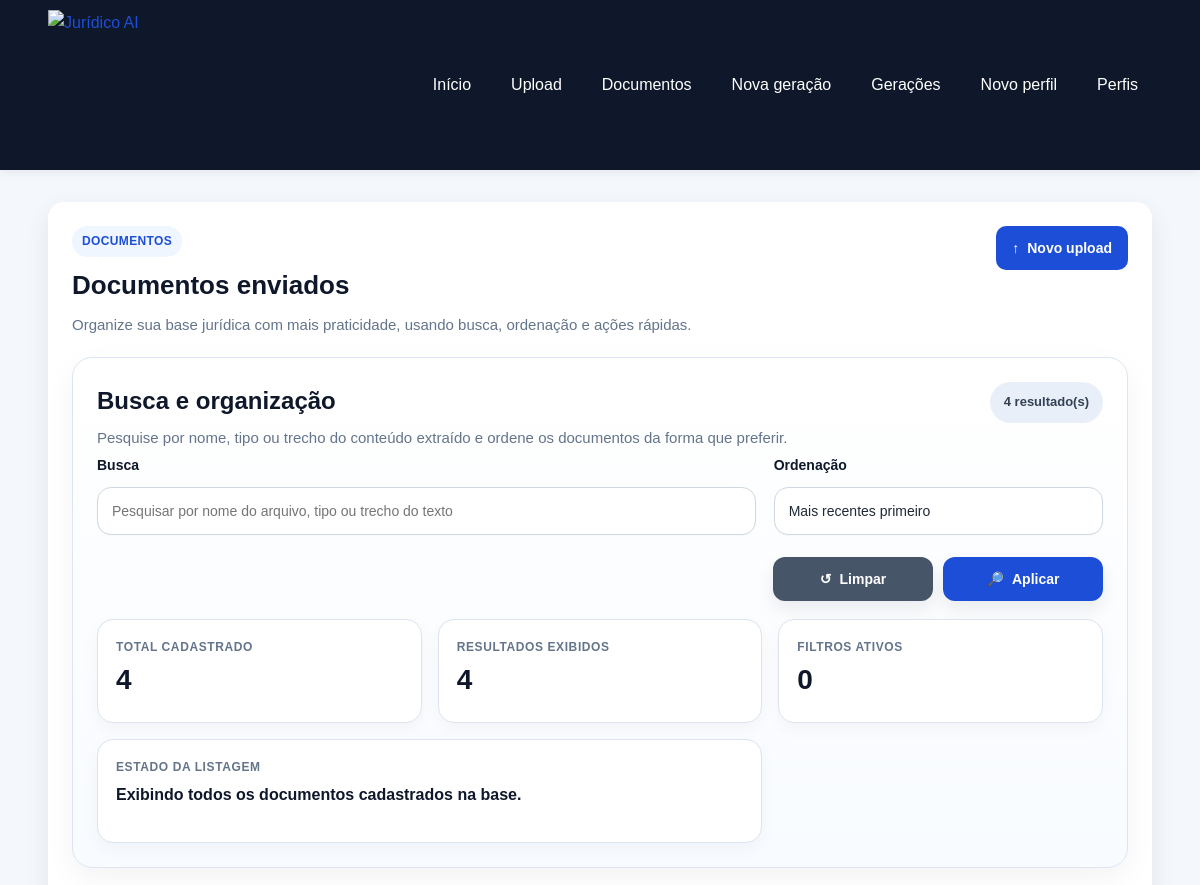
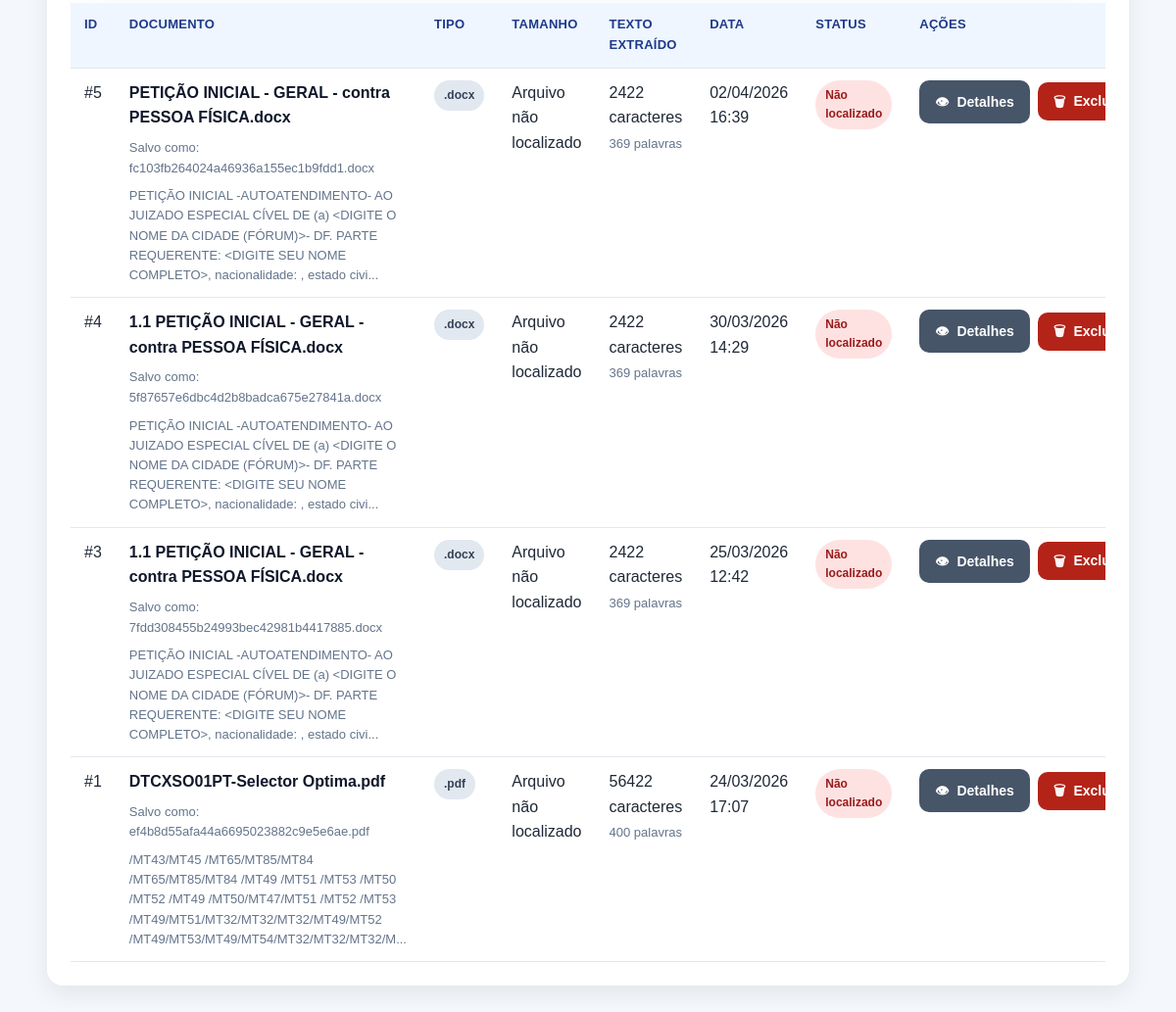
The app's page /documents/, older data (2 pictures, top to bottom).
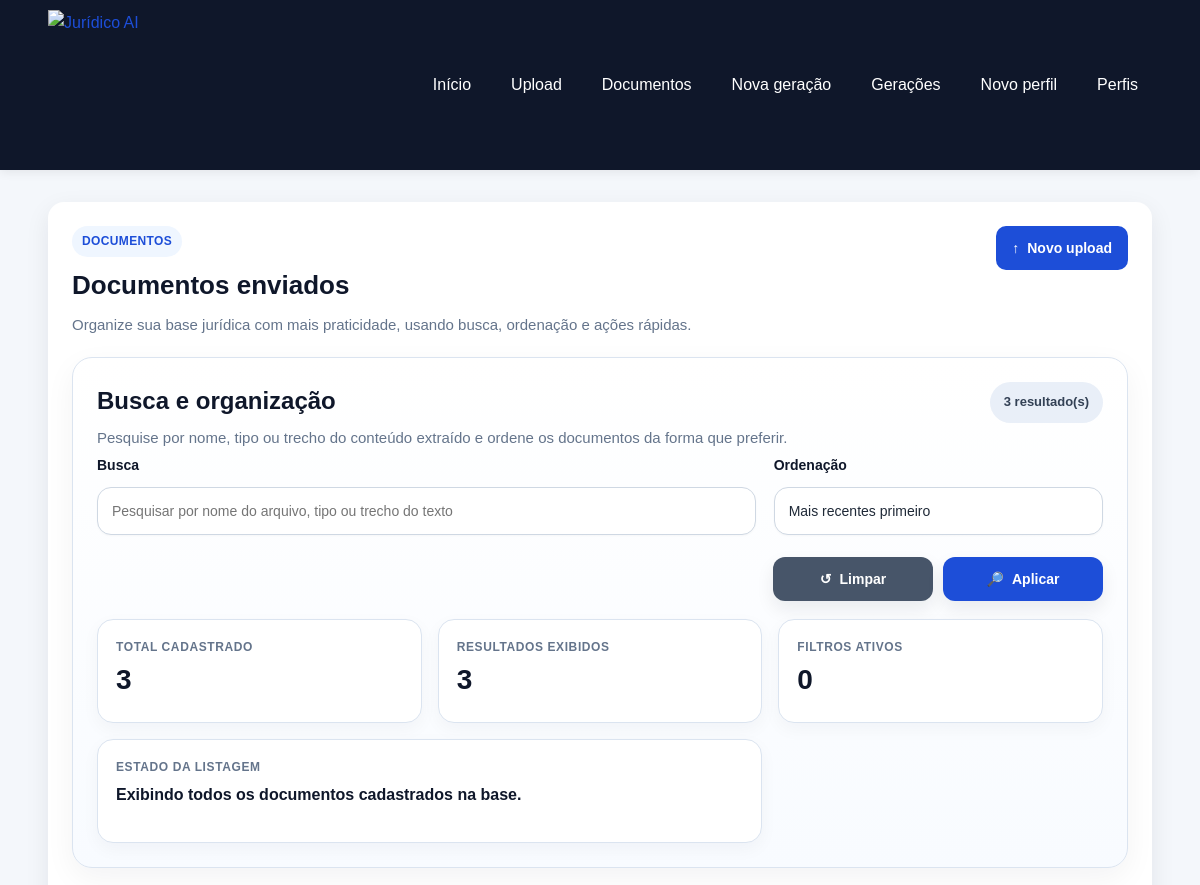
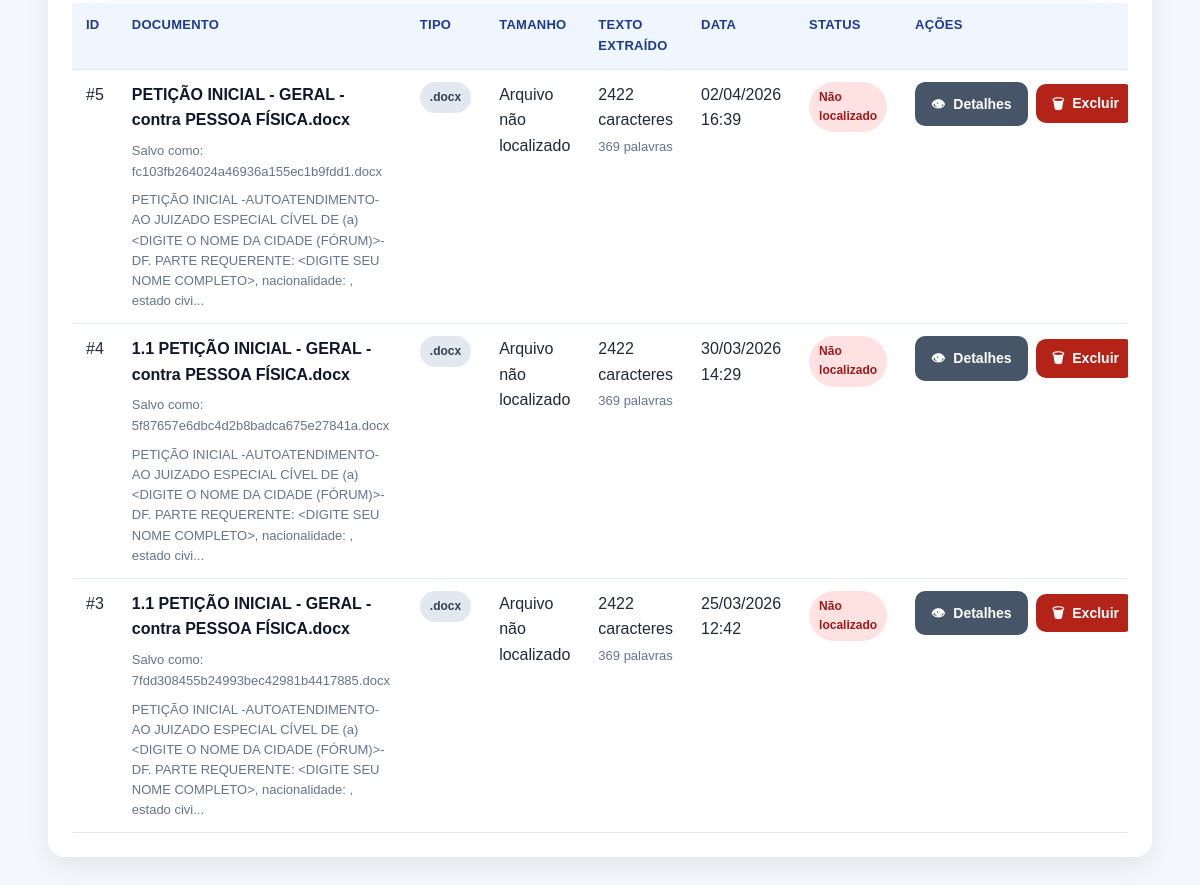
The same page, newer data (2 pictures, top to bottom).
### app/models/document.py (models this page shows)
class Document(Base):
    __tablename__ = "documents"
    id = Column(Integer, primary_key=True, index=True)
    original_filename = Column(String(255), nullable=False)
    saved_filename = Column(String(255), nullable=False)
    file_path = Column(String(500), nullable=False)
    file_type = Column(String(20), nullable=False)
    extracted_text = Column(Text, nullable=False)
    created_at = Column(DateTime(timezone=True), server_default=func.now(), nullable=False)

### app/routers/documents.py (the view)
@router.get("/", response_class=HTMLResponse)
def documents_list(
    request: Request,
    q: str = Query(""),
    sort: str = Query("recentes"),
    db: Session = Depends(get_db),
):
    documentos = listar_documentos(db)
    documentos_view = []
    for documento in documentos:
        tamanho_bytes = obter_tamanho_arquivo(documento)
        documentos_view.append(
            {
                "id": documento.id,
                "original_filename": documento.original_filename,
                "saved_filename": documento.saved_filename,
                "file_type": documento.file_type,
                "created_at": documento.created_at,
                "file_exists": documento_existe(documento),
                "file_size_label": formatar_tamanho_arquivo(tamanho_bytes),
                "text_preview": resumir_texto_extraido(documento.extracted_text, 180),
                "text_length": contar_caracteres_texto(documento.extracted_text),
                "word_count": contar_palavras_texto(documento.extracted_text),
            }
        )
    busca = (q or "").strip().lower()
    sort = sort if sort in ORDENACOES_DOCUMENTOS else "recentes"
    if busca:
        documentos_view = [
            documento
            for documento in documentos_view
            if busca in (documento["original_filename"] or "").lower()
            or busca in (documento["saved_filename"] or "").lower()
            or busca in (documento["file_type"] or "").lower()
            or busca in (documento["text_preview"] or "").lower()
        ]
    if sort == "antigos":
        documentos_view.sort(
            key=lambda documento: documento["created_at"] or "",
        )
    elif sort == "nome_az":
        documentos_view.sort(
            key=lambda documento: (documento["original_filename"] or "").lower(),
        )
    elif sort == "nome_za":
        documentos_view.sort(
            key=lambda documento: (documento["original_filename"] or "").lower(),
            reverse=True,
        )
    elif sort == "tipo_az":
        documentos_view.sort(
            key=lambda documento: (
                (documento["file_type"] or "").lower(),
                (documento["original_filename"] or "").lower(),
            ),
        )
    else:
        documentos_view.sort(
            key=lambda documento: documento["created_at"] or "",
            reverse=True,
        )
    total_documentos = len(documentos)
    total_resultados = len(documentos_view)
    total_filtros_ativos = int(bool(busca)) + int(sort != "recentes")
    return templates.TemplateResponse(
        "documents_list.html",
        {
            "request": request,
            "title": "Documentos enviados",
            "documentos": documentos_view,
            "sucesso": request.query_params.get("sucesso"),
            "erro": request.query_params.get("erro"),
            "filtros": {"q": q, "sort": sort},
            "ordenacoes": ORDENACOES_DOCUMENTOS,
            "total_documentos": total_documentos,
            "total_resultados": total_resultados,
            "total_filtros_ativos": total_filtros_ativos,
        },
    )

### app/templates/documents_list.html (shortened to what the changed rows need)
{% extends "base.html" %}
{% block content %}
<section class="card">
    <div class="cabecalho-pagina">
        <div>
            <h2>Documentos enviados</h2>
        </div>
    </div>
    <section class="bloco-informativo bloco-filtros-avancados bloco-filtros-documentos">
        <div class="bloco-informativo-topo bloco-informativo-topo-entre-linhas">
            <div>
                <h3>Busca e organização</h3>
                <p class="texto-suave">
                </p>
            </div>
            <span class="badge badge-neutro">
                {{ total_resultados }} resultado(s)
            </span>
        </div>
        <div class="painel-resumo-geracao painel-resumo-sem-inline painel-resumo-documentos">
            <div class="info-box">
                <span class="info-label">Total cadastrado</span>
                <span class="info-value">{{ total_documentos }}</span>
            </div>
            <div class="info-box">
                <span class="info-label">Resultados exibidos</span>
                <span class="info-value">{{ total_resultados }}</span>
            </div>
        </div>
    </section>
    {% if documentos %}
        <div class="tabela-responsiva">
            <table class="tabela tabela-documentos">
                <thead>
                    <tr>
                        <th>ID</th>
                        <th>Documento</th>
                        <th>Tipo</th>
                        <th>Tamanho</th>
                        <th>Texto extraído</th>
                        <th>Data</th>
                        <th>Status</th>
                        <th>Ações</th>
                    </tr>
                </thead>
                <tbody>
                    {% for documento in documentos %}
                    <tr>
                        <td>#{{ documento.id }}</td>
                        <td>
                            <div class="documento-celula-principal">
                                <strong class="documento-nome">{{ documento.original_filename }}</strong>
                                <span class="texto-pequeno">Salvo como: {{ documento.saved_filename }}</span>
                                <div class="texto-pequeno documento-resumo">{{ documento.text_preview }}</div>
                            </div>
                        </td>
                        <td>
                            <span class="badge badge-neutro">{{ documento.file_type }}</span>
                        </td>
                        <td>{{ documento.file_size_label }}</td>
                        <td>
                            {{ documento.text_length }} caracteres
                            <div class="texto-pequeno">{{ documento.word_count }} palavras</div>
                        </td>
                        <td>{{ documento.created_at.strftime("%d/%m/%Y %H:%M") if documento.created_at else "-" }}</td>
                        <td>
                            {% if documento.file_exists %}
                                <span class="badge badge-sucesso">Disponível</span>
                            {% else %}
                                <span class="badge badge-erro">Não localizado</span>
                            {% endif %}
                        </td>
                        <td>
                            <div class="barra-acoes-tabela barra-acoes-documentos">
                                <a class="botao botao-secundario" href="/documents/{{ documento.id }}">
                                    <span class="icone-botao" aria-hidden="true">👁</span>
                                    Detalhes
                                </a>
                                <form
                                    action="/documents/{{ documento.id }}/delete"
                                    method="post"
                                    data-loading-form
                                    data-confirm-action
                                    data-confirm-title="Excluir documento"
                                    data-confirm-message="Tem certeza que deseja excluir este documento? Essa ação removerá o arquivo da base e não poderá ser desfeita."
                                    data-confirm-submit-label="Excluir documento"
                                    data-confirm-submit-icon='<span class="icone-botao" aria-hidden="true">🗑</span>'
                                    data-loading-message="Excluindo documento..."
                                    data-loading-button-text="Excluindo..."
                                >
                                    <button type="submit" class="botao-perigo botao-perigo-tabela">
                                        <span class="icone-botao" aria-hidden="true">🗑</span>
                                        Excluir
                                    </button>
                                </form>
                            </div>
                        </td>
                    </tr>
                    {% endfor %}
                </tbody>
            </table>
        </div>
    {% endif %}
</section>
{% endblock %}

Row changes from the older to the newer data that the page shows:
removed Document: id "1", original_filename "DTCXSO01PT-Selector Optima.pdf", saved_filename "ef4b8d55afa44a6695023882c9e5e6ae.pdf", text_preview "/MT43/MT45 /MT65/MT85/MT84 /MT65/MT85/MT84 /MT49 /MT51 /MT53 /MT50 /MT52 /MT49 /MT50/MT47/MT51 /MT52 /MT53 /MT49/MT51/MT32/MT32/MT32/MT49/MT52 /MT49/MT53/MT49/MT54/MT32/MT32/MT32/M...", file_type ".pdf", file_size_label "Arquivo não localizado", text_length "56422", word_count "400", created_at "24/03/2026 17:07"
Text that changed along with them:
{{ total_resultados }}: "4" → "3"
{{ total_documentos }}: "4" → "3"
